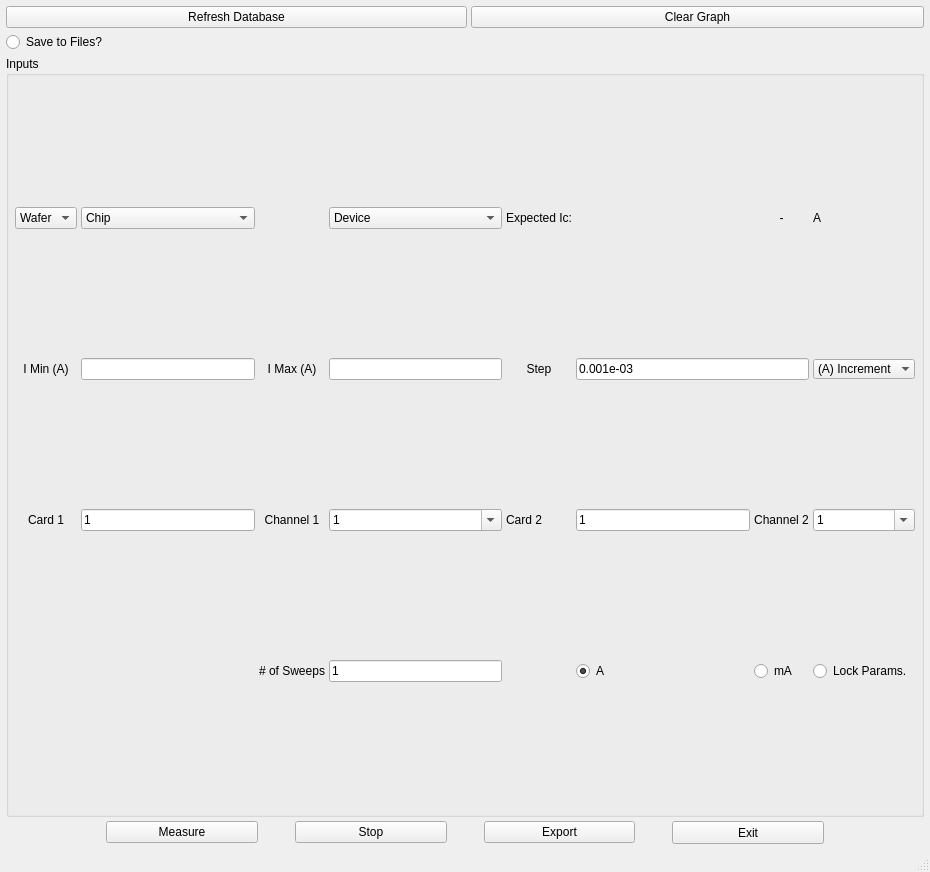
<?xml version="1.0" encoding="UTF-8"?>
<ui version="4.0">
 <class>MainWindow</class>
 <widget class="QMainWindow" name="MainWindow">
  <property name="geometry">
   <rect>
    <x>0</x>
    <y>0</y>
    <width>930</width>
    <height>872</height>
   </rect>
  </property>
  <property name="windowTitle">
   <string>I-V Curve</string>
  </property>
  <property name="whatsThis">
   <string>You found the treasure! $$$$</string>
  </property>
  <property name="tabShape">
   <enum>QTabWidget::Rounded</enum>
  </property>
  <widget class="QWidget" name="centralwidget">
   <layout class="QGridLayout" name="gridLayout_2">
    <item row="8" column="0" colspan="2">
     <layout class="QHBoxLayout" name="horizontalLayout">
      <property name="spacing">
       <number>37</number>
      </property>
      <property name="sizeConstraint">
       <enum>QLayout::SetNoConstraint</enum>
      </property>
      <property name="leftMargin">
       <number>100</number>
      </property>
      <property name="rightMargin">
       <number>100</number>
      </property>
      <property name="bottomMargin">
       <number>0</number>
      </property>
      <item>
       <widget class="QPushButton" name="measure_button">
        <property name="text">
         <string>Measure</string>
        </property>
       </widget>
      </item>
      <item>
       <widget class="QPushButton" name="stop_button">
        <property name="text">
         <string>Stop</string>
        </property>
       </widget>
      </item>
      <item>
       <widget class="QPushButton" name="export_button">
        <property name="text">
         <string>Export</string>
        </property>
       </widget>
      </item>
      <item>
       <widget class="QPushButton" name="exit_button">
        <property name="minimumSize">
         <size>
          <width>0</width>
          <height>23</height>
         </size>
        </property>
        <property name="text">
         <string>Exit</string>
        </property>
       </widget>
      </item>
     </layout>
    </item>
    <item row="2" column="0">
     <widget class="QPushButton" name="refresh_button">
      <property name="text">
       <string>Refresh Database</string>
      </property>
     </widget>
    </item>
    <item row="2" column="1">
     <widget class="QPushButton" name="clear_button">
      <property name="maximumSize">
       <size>
        <width>453</width>
        <height>16777215</height>
       </size>
      </property>
      <property name="text">
       <string>Clear Graph</string>
      </property>
     </widget>
    </item>
    <item row="7" column="0" colspan="2">
     <widget class="QGroupBox" name="groupBox">
      <property name="title">
       <string>Inputs</string>
      </property>
      <layout class="QGridLayout" name="gridLayout">
       <item row="2" column="7">
        <widget class="QLabel" name="label_9">
         <property name="text">
          <string>A</string>
         </property>
        </widget>
       </item>
       <item row="4" column="7">
        <widget class="QComboBox" name="channel2_EditField">
         <property name="focusPolicy">
          <enum>Qt::StrongFocus</enum>
         </property>
         <property name="editable">
          <bool>true</bool>
         </property>
         <item>
          <property name="text">
           <string>1</string>
          </property>
         </item>
         <item>
          <property name="text">
           <string>2</string>
          </property>
         </item>
         <item>
          <property name="text">
           <string>3</string>
          </property>
         </item>
         <item>
          <property name="text">
           <string>4</string>
          </property>
         </item>
         <item>
          <property name="text">
           <string>5</string>
          </property>
         </item>
         <item>
          <property name="text">
           <string>6</string>
          </property>
         </item>
         <item>
          <property name="text">
           <string>7</string>
          </property>
         </item>
         <item>
          <property name="text">
           <string>8</string>
          </property>
         </item>
         <item>
          <property name="text">
           <string>9</string>
          </property>
         </item>
         <item>
          <property name="text">
           <string>10</string>
          </property>
         </item>
         <item>
          <property name="text">
           <string>11</string>
          </property>
         </item>
         <item>
          <property name="text">
           <string>12</string>
          </property>
         </item>
         <item>
          <property name="text">
           <string>13</string>
          </property>
         </item>
         <item>
          <property name="text">
           <string>14</string>
          </property>
         </item>
         <item>
          <property name="text">
           <string>15</string>
          </property>
         </item>
         <item>
          <property name="text">
           <string>16</string>
          </property>
         </item>
         <item>
          <property name="text">
           <string>17</string>
          </property>
         </item>
         <item>
          <property name="text">
           <string>18</string>
          </property>
         </item>
         <item>
          <property name="text">
           <string>19</string>
          </property>
         </item>
         <item>
          <property name="text">
           <string>20</string>
          </property>
         </item>
         <item>
          <property name="text">
           <string>21</string>
          </property>
         </item>
         <item>
          <property name="text">
           <string>22</string>
          </property>
         </item>
         <item>
          <property name="text">
           <string>23</string>
          </property>
         </item>
         <item>
          <property name="text">
           <string>24</string>
          </property>
         </item>
         <item>
          <property name="text">
           <string>25</string>
          </property>
         </item>
         <item>
          <property name="text">
           <string>26</string>
          </property>
         </item>
         <item>
          <property name="text">
           <string>27</string>
          </property>
         </item>
         <item>
          <property name="text">
           <string>28</string>
          </property>
         </item>
         <item>
          <property name="text">
           <string>29</string>
          </property>
         </item>
         <item>
          <property name="text">
           <string>30</string>
          </property>
         </item>
         <item>
          <property name="text">
           <string>31</string>
          </property>
         </item>
         <item>
          <property name="text">
           <string>32</string>
          </property>
         </item>
         <item>
          <property name="text">
           <string>33</string>
          </property>
         </item>
         <item>
          <property name="text">
           <string>34</string>
          </property>
         </item>
         <item>
          <property name="text">
           <string>35</string>
          </property>
         </item>
         <item>
          <property name="text">
           <string>36</string>
          </property>
         </item>
         <item>
          <property name="text">
           <string>37</string>
          </property>
         </item>
         <item>
          <property name="text">
           <string>38</string>
          </property>
         </item>
         <item>
          <property name="text">
           <string>39</string>
          </property>
         </item>
         <item>
          <property name="text">
           <string>40</string>
          </property>
         </item>
        </widget>
       </item>
       <item row="4" column="0">
        <widget class="QLabel" name="label_4">
         <property name="text">
          <string>Card 1</string>
         </property>
         <property name="alignment">
          <set>Qt::AlignCenter</set>
         </property>
        </widget>
       </item>
       <item row="2" column="6">
        <widget class="QLabel" name="expected_ic">
         <property name="text">
          <string>-</string>
         </property>
         <property name="alignment">
          <set>Qt::AlignCenter</set>
         </property>
        </widget>
       </item>
       <item row="3" column="0">
        <widget class="QLabel" name="label">
         <property name="text">
          <string>I Min (A)</string>
         </property>
         <property name="alignment">
          <set>Qt::AlignCenter</set>
         </property>
        </widget>
       </item>
       <item row="5" column="6">
        <widget class="QRadioButton" name="mA_button">
         <property name="text">
          <string>mA</string>
         </property>
        </widget>
       </item>
       <item row="4" column="1">
        <widget class="QLineEdit" name="card_EditField">
         <property name="text">
          <string>1</string>
         </property>
         <property name="readOnly">
          <bool>false</bool>
         </property>
        </widget>
       </item>
       <item row="5" column="7">
        <widget class="QRadioButton" name="lockbutton">
         <property name="text">
          <string>Lock Params.</string>
         </property>
         <property name="autoExclusive">
          <bool>false</bool>
         </property>
        </widget>
       </item>
       <item row="4" column="4">
        <widget class="QLabel" name="label_10">
         <property name="text">
          <string>Card 2</string>
         </property>
        </widget>
       </item>
       <item row="3" column="7">
        <widget class="QComboBox" name="step_helper">
         <property name="frame">
          <bool>false</bool>
         </property>
         <item>
          <property name="text">
           <string>(A) Increment</string>
          </property>
         </item>
         <item>
          <property name="text">
           <string># of Steps</string>
          </property>
         </item>
        </widget>
       </item>
       <item row="2" column="1">
        <widget class="QComboBox" name="Chip">
         <item>
          <property name="text">
           <string>Chip</string>
          </property>
         </item>
         <item>
          <property name="text">
           <string>Hello</string>
          </property>
         </item>
        </widget>
       </item>
       <item row="4" column="6">
        <widget class="QLabel" name="label_6">
         <property name="text">
          <string>Channel 2</string>
         </property>
         <property name="alignment">
          <set>Qt::AlignCenter</set>
         </property>
        </widget>
       </item>
       <item row="3" column="2">
        <widget class="QLabel" name="label_2">
         <property name="text">
          <string>I Max (A)</string>
         </property>
         <property name="alignment">
          <set>Qt::AlignCenter</set>
         </property>
        </widget>
       </item>
       <item row="2" column="4">
        <widget class="QLabel" name="label_8">
         <property name="text">
          <string>Expected Ic:</string>
         </property>
         <property name="alignment">
          <set>Qt::AlignRight|Qt::AlignTrailing|Qt::AlignVCenter</set>
         </property>
        </widget>
       </item>
       <item row="3" column="3">
        <widget class="QLineEdit" name="I_max_EditField">
         <property name="maxLength">
          <number>9</number>
         </property>
        </widget>
       </item>
       <item row="5" column="3">
        <widget class="QLineEdit" name="sweep_EditField">
         <property name="text">
          <string>1</string>
         </property>
        </widget>
       </item>
       <item row="4" column="5">
        <widget class="QLineEdit" name="card2_EditField">
         <property name="text">
          <string>1</string>
         </property>
        </widget>
       </item>
       <item row="4" column="3">
        <widget class="QComboBox" name="channel1_EditField">
         <property name="focusPolicy">
          <enum>Qt::StrongFocus</enum>
         </property>
         <property name="editable">
          <bool>true</bool>
         </property>
         <item>
          <property name="text">
           <string>1</string>
          </property>
         </item>
         <item>
          <property name="text">
           <string>2</string>
          </property>
         </item>
         <item>
          <property name="text">
           <string>3</string>
          </property>
         </item>
         <item>
          <property name="text">
           <string>4</string>
          </property>
         </item>
         <item>
          <property name="text">
           <string>5</string>
          </property>
         </item>
         <item>
          <property name="text">
           <string>6</string>
          </property>
         </item>
         <item>
          <property name="text">
           <string>7</string>
          </property>
         </item>
         <item>
          <property name="text">
           <string>8</string>
          </property>
         </item>
         <item>
          <property name="text">
           <string>9</string>
          </property>
         </item>
         <item>
          <property name="text">
           <string>10</string>
          </property>
         </item>
         <item>
          <property name="text">
           <string>11</string>
          </property>
         </item>
         <item>
          <property name="text">
           <string>12</string>
          </property>
         </item>
         <item>
          <property name="text">
           <string>13</string>
          </property>
         </item>
         <item>
          <property name="text">
           <string>14</string>
          </property>
         </item>
         <item>
          <property name="text">
           <string>15</string>
          </property>
         </item>
         <item>
          <property name="text">
           <string>16</string>
          </property>
         </item>
         <item>
          <property name="text">
           <string>17</string>
          </property>
         </item>
         <item>
          <property name="text">
           <string>18</string>
          </property>
         </item>
         <item>
          <property name="text">
           <string>19</string>
          </property>
         </item>
         <item>
          <property name="text">
           <string>20</string>
          </property>
         </item>
         <item>
          <property name="text">
           <string>21</string>
          </property>
         </item>
         <item>
          <property name="text">
           <string>22</string>
          </property>
         </item>
         <item>
          <property name="text">
           <string>23</string>
          </property>
         </item>
         <item>
          <property name="text">
           <string>24</string>
          </property>
         </item>
         <item>
          <property name="text">
           <string>25</string>
          </property>
         </item>
         <item>
          <property name="text">
           <string>26</string>
          </property>
         </item>
         <item>
          <property name="text">
           <string>27</string>
          </property>
         </item>
         <item>
          <property name="text">
           <string>28</string>
          </property>
         </item>
         <item>
          <property name="text">
           <string>29</string>
          </property>
         </item>
         <item>
          <property name="text">
           <string>30</string>
          </property>
         </item>
         <item>
          <property name="text">
           <string>31</string>
          </property>
         </item>
         <item>
          <property name="text">
           <string>32</string>
          </property>
         </item>
         <item>
          <property name="text">
           <string>33</string>
          </property>
         </item>
         <item>
          <property name="text">
           <string>34</string>
          </property>
         </item>
         <item>
          <property name="text">
           <string>35</string>
          </property>
         </item>
         <item>
          <property name="text">
           <string>36</string>
          </property>
         </item>
         <item>
          <property name="text">
           <string>37</string>
          </property>
         </item>
         <item>
          <property name="text">
           <string>38</string>
          </property>
         </item>
         <item>
          <property name="text">
           <string>39</string>
          </property>
         </item>
         <item>
          <property name="text">
           <string>40</string>
          </property>
         </item>
        </widget>
       </item>
       <item row="3" column="5" colspan="2">
        <widget class="QLineEdit" name="step_EditField">
         <property name="text">
          <string>0.001e-03</string>
         </property>
         <property name="maxLength">
          <number>9</number>
         </property>
        </widget>
       </item>
       <item row="2" column="3">
        <widget class="QComboBox" name="Device">
         <item>
          <property name="text">
           <string>Device</string>
          </property>
         </item>
        </widget>
       </item>
       <item row="5" column="2">
        <widget class="QLabel" name="label_7">
         <property name="text">
          <string># of Sweeps</string>
         </property>
         <property name="alignment">
          <set>Qt::AlignCenter</set>
         </property>
        </widget>
       </item>
       <item row="4" column="2">
        <widget class="QLabel" name="label_5">
         <property name="text">
          <string>Channel 1</string>
         </property>
         <property name="alignment">
          <set>Qt::AlignCenter</set>
         </property>
        </widget>
       </item>
       <item row="5" column="5">
        <widget class="QRadioButton" name="A_butotn">
         <property name="text">
          <string>A</string>
         </property>
         <property name="checked">
          <bool>true</bool>
         </property>
        </widget>
       </item>
       <item row="3" column="4">
        <widget class="QLabel" name="label_3">
         <property name="font">
          <font>
           <italic>false</italic>
          </font>
         </property>
         <property name="text">
          <string>Step</string>
         </property>
         <property name="alignment">
          <set>Qt::AlignCenter</set>
         </property>
        </widget>
       </item>
       <item row="2" column="0">
        <widget class="QComboBox" name="Wafer">
         <property name="editable">
          <bool>false</bool>
         </property>
         <property name="currentText">
          <string>Wafer</string>
         </property>
         <property name="currentIndex">
          <number>0</number>
         </property>
         <item>
          <property name="text">
           <string>Wafer</string>
          </property>
         </item>
        </widget>
       </item>
       <item row="3" column="1">
        <widget class="QLineEdit" name="I_min_EditField">
         <property name="inputMethodHints">
          <set>Qt::ImhDigitsOnly</set>
         </property>
         <property name="text">
          <string/>
         </property>
         <property name="maxLength">
          <number>9</number>
         </property>
        </widget>
       </item>
      </layout>
     </widget>
    </item>
    <item row="0" column="0" colspan="2">
     <layout class="QHBoxLayout" name="my_graph">
      <property name="spacing">
       <number>0</number>
      </property>
     </layout>
    </item>
    <item row="6" column="0" colspan="2">
     <widget class="QRadioButton" name="saveRadio">
      <property name="text">
       <string>Save to Files?</string>
      </property>
     </widget>
    </item>
   </layout>
  </widget>
  <widget class="QMenuBar" name="menubar">
   <property name="geometry">
    <rect>
     <x>0</x>
     <y>0</y>
     <width>930</width>
     <height>21</height>
    </rect>
   </property>
  </widget>
  <widget class="QStatusBar" name="statusbar"/>
 </widget>
 <layoutdefault spacing="4" margin="6"/>
 <tabstops>
  <tabstop>Wafer</tabstop>
  <tabstop>I_min_EditField</tabstop>
  <tabstop>I_max_EditField</tabstop>
  <tabstop>step_EditField</tabstop>
  <tabstop>step_helper</tabstop>
  <tabstop>channel1_EditField</tabstop>
  <tabstop>sweep_EditField</tabstop>
  <tabstop>measure_button</tabstop>
  <tabstop>stop_button</tabstop>
  <tabstop>export_button</tabstop>
  <tabstop>exit_button</tabstop>
 </tabstops>
 <resources/>
 <connections/>
 <designerdata>
  <property name="gridDeltaX">
   <number>10</number>
  </property>
  <property name="gridDeltaY">
   <number>10</number>
  </property>
  <property name="gridSnapX">
   <bool>true</bool>
  </property>
  <property name="gridSnapY">
   <bool>true</bool>
  </property>
  <property name="gridVisible">
   <bool>true</bool>
  </property>
 </designerdata>
</ui>
